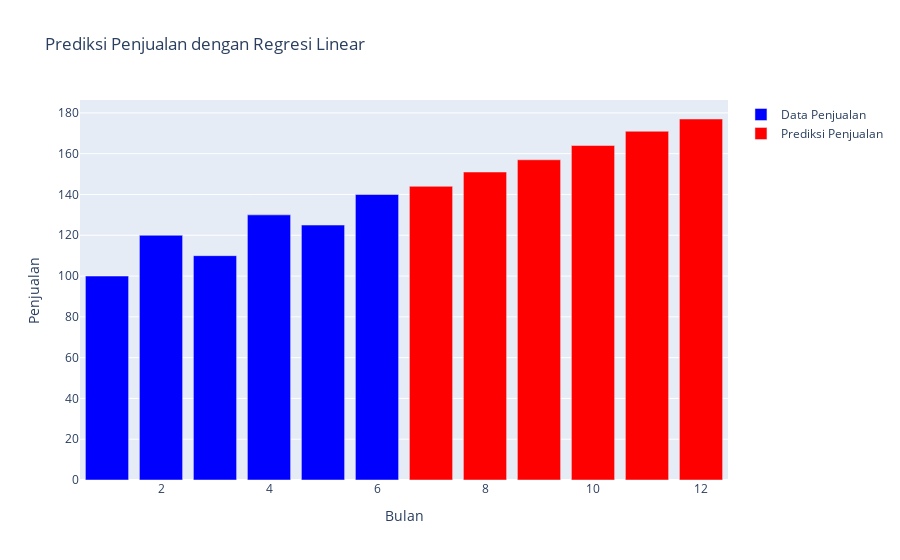

Write notebook code for a chart like this one.
### Code cell
import numpy as np
import plotly.graph_objs as go
from sklearn.linear_model import LinearRegression

# Contoh data penjualan kopi
bulan = np.array([1, 2, 3, 4, 5, 6]).reshape(-1, 1)  # Ubah ke format array 2D
penjualan = np.array([100, 120, 110, 130, 125, 140])

# Inisialisasi model regresi linear
model = LinearRegression()

# Melatih model menggunakan data penjualan
model.fit(bulan, penjualan)

# Prediksi penjualan untuk bulan Juli hingga Desember
bulan_prediksi = np.array(range(7, 13)).reshape(-1, 1)  # Bulan Juli hingga Desember
penjualan_prediksi = model.predict(bulan_prediksi)

penjualan_prediksi_int = penjualan_prediksi.astype(int)

# Membuat data untuk plot
trace_data = go.Bar(x=bulan.flatten(), y=penjualan, name='Data Penjualan', marker=dict(color='blue'))
trace_prediksi = go.Bar(x=bulan_prediksi.flatten(), y=penjualan_prediksi_int, name='Prediksi Penjualan', marker=dict(color='red'))

# Membuat layout untuk plot
layout = go.Layout(title='Prediksi Penjualan dengan Regresi Linear',
                   xaxis=dict(title='Bulan'),
                   yaxis=dict(title='Penjualan'))

# Menggabungkan data dan layout menjadi objek fig
fig = go.Figure(data=[trace_data, trace_prediksi], layout=layout)

# Menampilkan plot
fig.show()

### Figure 1 — Plotly figure (JSON) as saved in the notebook; plotly's stock layout.template omitted (floating-point values rounded to 4 significant figures)
{"data": [{"marker": {"color": "blue"}, "name": "Data Penjualan", "type": "bar", "x": [1, 2, 3, 4, 5, 6], "y": [100, 120, 110, 130, 125, 140]}, {"marker": {"color": "red"}, "name": "Prediksi Penjualan", "type": "bar", "x": [7, 8, 9, 10, 11, 12], "y": [144, 151, 157, 164, 171, 177]}], "layout": {"title": {"text": "Prediksi Penjualan dengan Regresi Linear"}, "xaxis": {"title": {"text": "Bulan"}}, "yaxis": {"title": {"text": "Penjualan"}}}}
